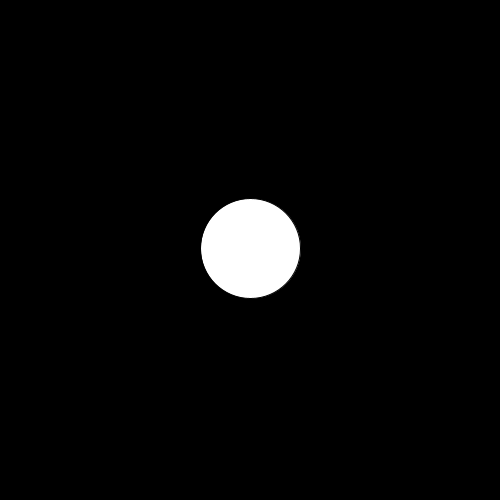
Frame 1 (no input)
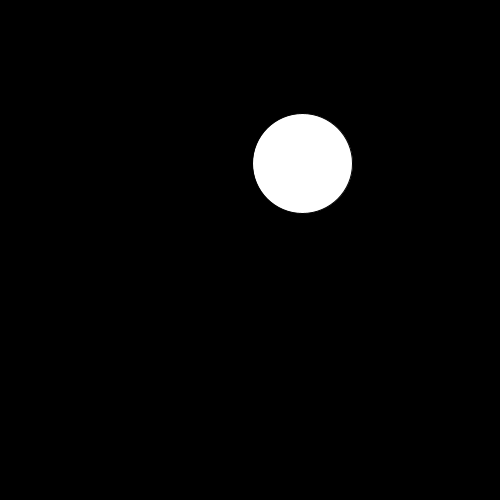
Frame 60 (the mouse pressed at the canvas centre just before this capture)
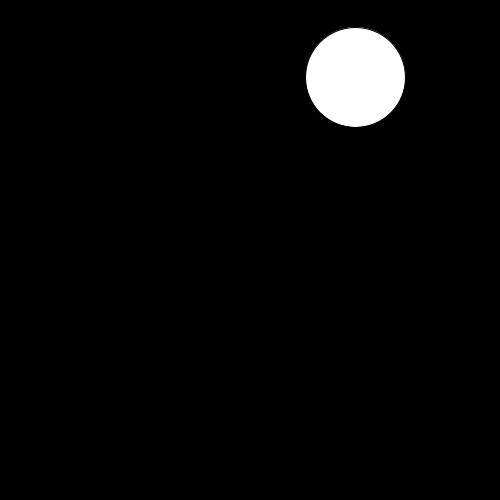
Frame 120 (the mouse held since frame 60 and released just before this capture)

The Processing sketch that drew these frames (run headless with seeded random() and noise(); from frame 60 on, the mouse is pressed at the canvas centre):

// Processing sketch: ballGame
// ── ballGame.pde
float speedX;
float speedY;

float ballWidth;
float ballHeight;

float ballX;
float ballY;

float leftEdge;
float rightEdge;
float topEdge;
float bottomEdge;

void setup() {
  background(0);
  size(500, 500);
  
  ballWidth = 100;
  ballHeight = 100;
  
  spawnBall();
}

void draw() {
  background(0);
  calcForce();
  moveBall();
}

void spawnBall() {
  ballX = width / 2;
  ballY = height / 2;
  
  speedX = random(-3, 3);
  speedY = random(-3, 3);
  
  ellipse(ballX, ballY, ballWidth, ballHeight);
}

void calcForce() {
  if (mouseX > leftEdge && mouseX < rightEdge && mouseY > topEdge && mouseY < bottomEdge) {
    print("on ball");
    
  if (mouseX < ballX) {
    speedX += 0.2;
  } else {
    speedX -= 0.2;
    }
  
  if (mouseY < ballY) {
    speedY += 0.2;
  } else {
    speedY -= 0.2;
    }
  }
}

void moveBall() {
  
  ballX += speedX;
  ballY += speedY;
  
  leftEdge = ballX - ballWidth / 2;
  rightEdge = ballX + ballWidth / 2;
  topEdge = ballY - ballHeight / 2;
  bottomEdge = ballY + ballHeight / 2;
  
  if (leftEdge < 0) {
    if (speedX < 0) {
      speedX = -speedX;
    }
  } else if (rightEdge > width) {
    if (speedX > 0) {
      speedX = -speedX;
    }
  }
  if (topEdge < 0) {
    if (speedY < 0) {
      speedY = -speedY;
    }
  } else if (bottomEdge > height) {
    if (speedY > 0) {
      speedY = -speedY;
    }
  }
  
  ellipse(ballX, ballY, ballWidth, ballHeight);
}
